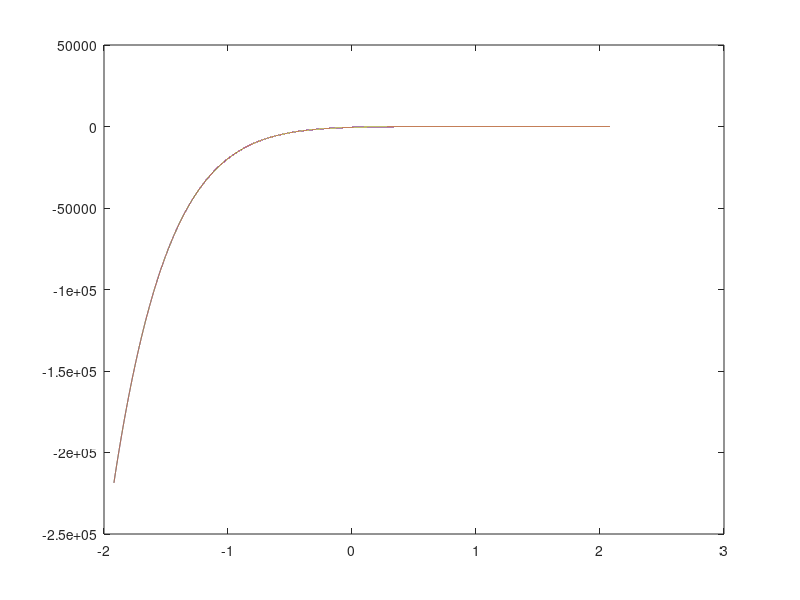
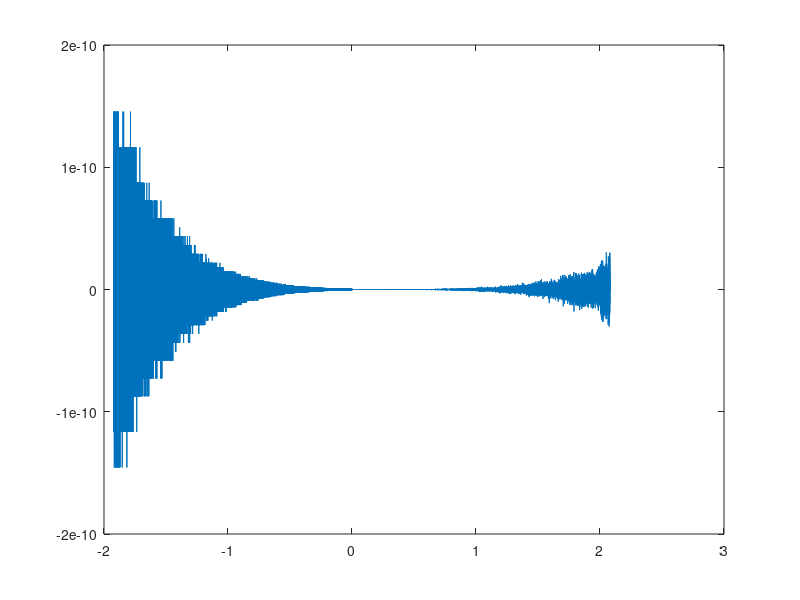

The MATLAB script that drew these images, in order:
p = @(x) x.^9 - 18*x.^8 +144*x.^7 - 672*x.^6 + ...
    2016*x.^5 - 4032*x.^4 + 5376*x.^3 -...
    4608*x.^2 + 2304*x -512;
x = -1.92:0.0001:2.080;
y1 = p(x);
y2 = (x-2).^9;
plot(x, y1);
hold on;
plot(x, y2);
figure;
plot(x,y1-y2);